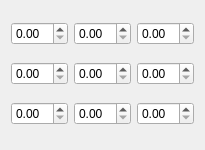
<?xml version="1.0" encoding="UTF-8"?>
<ui version="4.0">
 <class>ObjectTransformWidget</class>
 <widget class="QWidget" name="ObjectTransformWidget">
  <property name="geometry">
   <rect>
    <x>0</x>
    <y>0</y>
    <width>200</width>
    <height>150</height>
   </rect>
  </property>
  <property name="windowTitle">
   <string>Form</string>
  </property>
  <layout class="QGridLayout" name="gridLayout_2">
   <item row="0" column="2">
    <widget class="QDoubleSpinBox" name="zPosition">
     <property name="minimum">
      <double>0.000000000000000</double>
     </property>
    </widget>
   </item>
   <item row="0" column="1">
    <widget class="QDoubleSpinBox" name="yPosition"/>
   </item>
   <item row="1" column="0">
    <widget class="QDoubleSpinBox" name="xRotation"/>
   </item>
   <item row="1" column="2">
    <widget class="QDoubleSpinBox" name="zRotation"/>
   </item>
   <item row="1" column="1">
    <widget class="QDoubleSpinBox" name="yRotation"/>
   </item>
   <item row="0" column="0">
    <widget class="QDoubleSpinBox" name="xPosition"/>
   </item>
   <item row="2" column="0">
    <widget class="QDoubleSpinBox" name="xScale"/>
   </item>
   <item row="2" column="1">
    <widget class="QDoubleSpinBox" name="yScale"/>
   </item>
   <item row="2" column="2">
    <widget class="QDoubleSpinBox" name="zScale"/>
   </item>
  </layout>
 </widget>
 <resources/>
 <connections/>
</ui>
